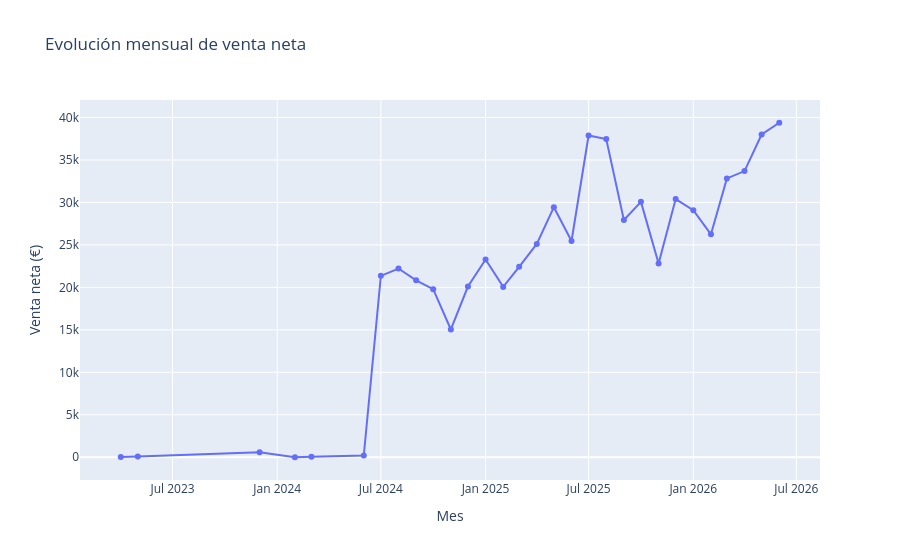

Source (notebook cell):
### Markdown cell above
### A2. Evolución mensual de venta neta

### Code cell
ventas_mensuales = con.execute('''
    SELECT
        date_trunc('month', fecha_reserva)  AS mes,
        coalesce(sum(venta_neta), 0)        AS venta_neta
    FROM ventas
    GROUP BY mes
    ORDER BY mes
''').df()

fig = px.line(ventas_mensuales, x='mes', y='venta_neta', markers=True,
              title='Evolución mensual de venta neta',
              labels={'mes': 'Mes', 'venta_neta': 'Venta neta (€)'})
fig.show()

### Figure 1 — Plotly figure (JSON) as saved in the notebook; plotly's stock layout.template omitted (floating-point values rounded to 4 significant figures)
{"data": [{"hovertemplate": "Mes=%{x}<br>Venta neta (€)=%{y}<extra></extra>", "legendgroup": "", "line": {"color": "#636efa", "dash": "solid"}, "marker": {"symbol": "circle"}, "mode": "lines+markers", "name": "", "orientation": "v", "showlegend": false, "type": "scatter", "x": ["2023-04-01T00:00:00.000000", "2023-05-01T00:00:00.000000", "2023-12-01T00:00:00.000000", "2024-02-01T00:00:00.000000", "2024-03-01T00:00:00.000000", "2024-06-01T00:00:00.000000", "2024-07-01T00:00:00.000000", "2024-08-01T00:00:00.000000", "2024-09-01T00:00:00.000000", "2024-10-01T00:00:00.000000", "2024-11-01T00:00:00.000000", "2024-12-01T00:00:00.000000", "2025-01-01T00:00:00.000000", "2025-02-01T00:00:00.000000", "2025-03-01T00:00:00.000000", "2025-04-01T00:00:00.000000", "2025-05-01T00:00:00.000000", "2025-06-01T00:00:00.000000", "2025-07-01T00:00:00.000000", "2025-08-01T00:00:00.000000", "2025-09-01T00:00:00.000000", "2025-10-01T00:00:00.000000", "2025-11-01T00:00:00.000000", "2025-12-01T00:00:00.000000", "2026-01-01T00:00:00.000000", "2026-02-01T00:00:00.000000", "2026-03-01T00:00:00.000000", "2026-04-01T00:00:00.000000", "2026-05-01T00:00:00.000000", "2026-06-01T00:00:00.000000"], "xaxis": "x", "y": [34.84, 75.39, 575.3, 0.0, 57.04, 198.1, 21360.0, 22220.0, 20830.0, 19790.0, 15040.0, 20100.0, 23280.0, 20060.0, 22420.0, 25110.0, 29440.0, 25460.0, 37880.0, 37460.0, 27930.0, 30070.0, 22810.0, 30400.0, 29080.0, 26240.0, 32830.0, 33690.0, 38000.0, 39380.0], "yaxis": "y"}], "layout": {"legend": {"tracegroupgap": 0}, "title": {"text": "Evolución mensual de venta neta"}, "xaxis": {"anchor": "y", "domain": [0, 1], "title": {"text": "Mes"}}, "yaxis": {"anchor": "x", "domain": [0, 1], "title": {"text": "Venta neta (€)"}}}}
